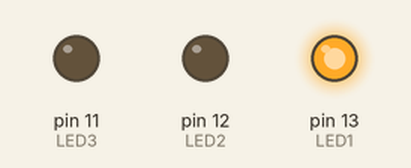
Recording of a sketch running on a simulated Arduino Uno, built with avr-gcc and run on an emulated ATmega328P. Shown: output pins drawn as LEDs (lit = HIGH).

Above: at 0.02 s.
At 0.37 s:
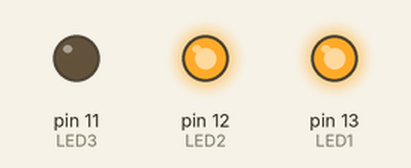
At 0.72 s:
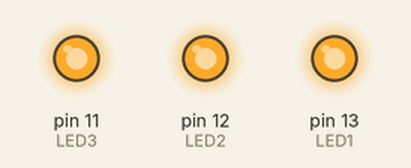
At 1.47 s:
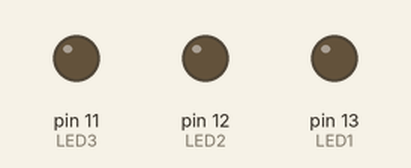
At 2.27 s:
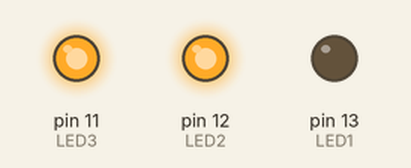
At 2.92 s:
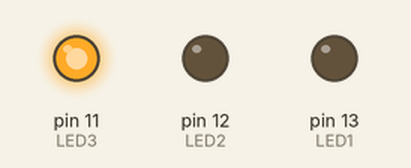
Timing chart, 0 to 3.2 s (numbered marks = the images above):
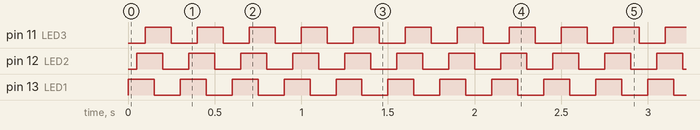

Measured:
- by itself, pin 11 (LED3), pin 12 (LED2), pin 13 (LED1): alternates HIGH for 0.15 s and LOW for 0.15 s
- by itself, everything shown: repeats every 0.30 s, in 6 steps

The sketch:

Sequential_blinking.ino
```cpp
int LED1 = 13;
int LED2 = 12;
int LED3 = 11;

void setup() {
   pinMode(LED1, OUTPUT);
   pinMode(LED2, OUTPUT);
   pinMode(LED3, OUTPUT);
}


void loop() {
  digitalWrite(LED1, HIGH);    // turn on LED1
  delay(50);                  // wait for 100ms
  digitalWrite(LED2, HIGH);    // turn on LED2
  delay(50);                  // wait for 100ms
  digitalWrite(LED3, HIGH);    // turn on LED3
  delay(50);                  // wait for 100ms
  digitalWrite(LED1, LOW);     // turn off LED1
  delay(50);                  // wait for 200ms
  digitalWrite(LED2, LOW);     // turn off LED2
  delay(50);                  // wait for 200ms
  digitalWrite(LED3, LOW);     // turn off LED3
  delay(50);                  // wait for 200ms before running program again
}
```
